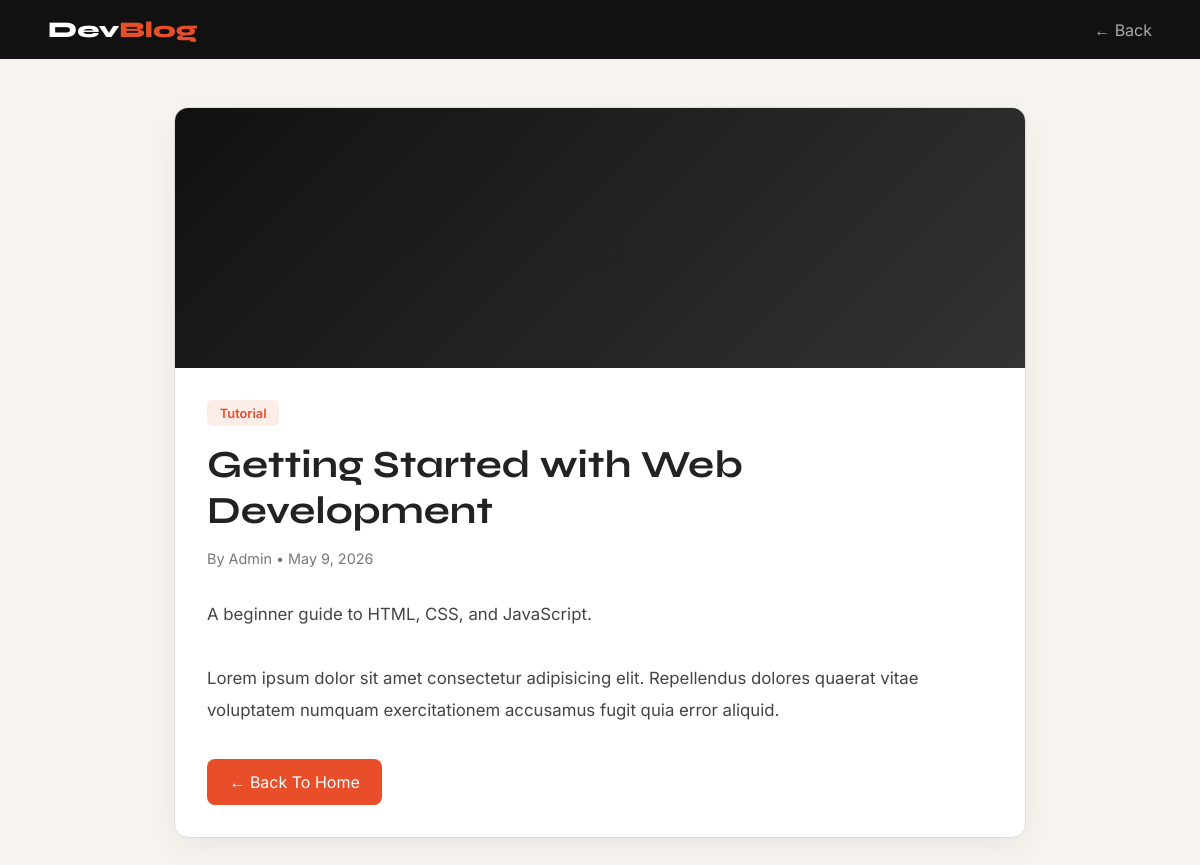
The page /post.php?id=1 on the database its author committed.
### tables this page shows
CREATE TABLE IF NOT EXISTS posts (
    id          INT AUTO_INCREMENT PRIMARY KEY,
    title       VARCHAR(255)  NOT NULL,
    excerpt     TEXT          NOT NULL,
    content     LONGTEXT      NOT NULL,
    category    VARCHAR(100)  DEFAULT 'General',
    author      VARCHAR(100)  DEFAULT 'Admin',
    created_at  DATETIME      DEFAULT CURRENT_TIMESTAMP,
    updated_at  DATETIME      DEFAULT CURRENT_TIMESTAMP ON UPDATE CURRENT_TIMESTAMP
);

### post.php (the view, shortened to what this page needs)
<?php
try {
    $pdo = new PDO(
        "mysql:host=".DB_HOST.";dbname=".DB_NAME.";charset=utf8",
        DB_USER,
        DB_PASS
    );
    $pdo->setAttribute(PDO::ATTR_ERRMODE, PDO::ERRMODE_EXCEPTION);
} catch(PDOException $e) {
    die("Database connection failed");
}
$id = $_GET['id'];
$stmt = $pdo->prepare("SELECT * FROM posts WHERE id = ?");
$stmt->execute([$id]);
$post = $stmt->fetch(PDO::FETCH_ASSOC);
$date = date('M j, Y', strtotime($post['created_at']));
?>
<!DOCTYPE html>
<html lang="en">
<head>
</head>
<body>
    <nav>
        <a href="index.php" class="logo">
            Dev<span>Blog</span>
        </a>
        <a href="index.php" class="back-btn">
            ← Back
        </a>
    </nav>
    <div class="container">
        <div class="post-card">
            <div class="hero">
            </div>
            <div class="content">
                <span class="category">
                    <?= htmlspecialchars($post['category']) ?>
                </span>
                <h1>
                    <?= htmlspecialchars($post['title']) ?>
                </h1>
                <div class="meta">
                    By <?= htmlspecialchars($post['author']) ?>
                    •
                    <?= $date ?>
                </div>
                <div class="post-text">
                    <?= nl2br(htmlspecialchars($post['excerpt'])) ?>
                    <br><br>
                    Lorem ipsum dolor sit amet consectetur adipisicing elit.
                    Repellendus dolores quaerat vitae voluptatem numquam
                    exercitationem accusamus fugit quia error aliquid.
                </div>
                <a href="index.php" class="back-home">
                    ← Back To Home
                </a>
            </div>
        </div>
    </div>
</body>
</html>

### post.php (style rules this page uses)
* { margin:0; padding:0; box-sizing:border-box; }
:root { --bg:#f7f4ef; --card:#ffffff; --dark:#111111; --accent:#e84e2a; --border:#e0dcd4; --muted:#777; }
body { background:var(--bg); font-family:'Inter',sans-serif; color:#222; }
nav { background:var(--dark); padding:1rem 3rem; display:flex; justify-content:space-between; align-items:center; }
.logo { text-decoration:none; color:#fff; font-family:'Syne',sans-serif; font-size:1.4rem; font-weight:800; }
.logo span { color:var(--accent); }
.back-btn { color:#aaa; text-decoration:none; transition:0.2s; }
.container { max-width:900px; margin:3rem auto; padding:0 1.5rem; }
.post-card { background:var(--card); border:1px solid var(--border); border-radius:14px; overflow:hidden; box-shadow:0 10px 30px rgba(0,0,0,0.05); }
.hero { height:260px; background:linear-gradient(135deg,#111,#333); display:flex; justify-content:center; align-items:center; font-size:5rem; }
.content { padding:2rem; }
.category { display:inline-block; background:rgba(232,78,42,0.1); color:var(--accent); padding:0.35rem 0.8rem; border-radius:5px; font-size:0.8rem; margin-bottom:1rem; font-weight:600; }
h1 { font-family:'Syne',sans-serif; font-size:2.4rem; line-height:1.2; margin-bottom:1rem; }
.meta { color:var(--muted); margin-bottom:2rem; font-size:0.9rem; }
.post-text { line-height:1.9; font-size:1.05rem; color:#444; }
.back-home { display:inline-block; margin-top:2rem; background:var(--accent); color:#fff; text-decoration:none; padding:0.8rem 1.4rem; border-radius:8px; transition:0.2s; }

### rows shown on the page
posts: category "Tutorial", title "Getting Started with Web Development", author "Admin", created_at "May 9, 2026", excerpt "A beginner guide to HTML, CSS, and JavaScript."
